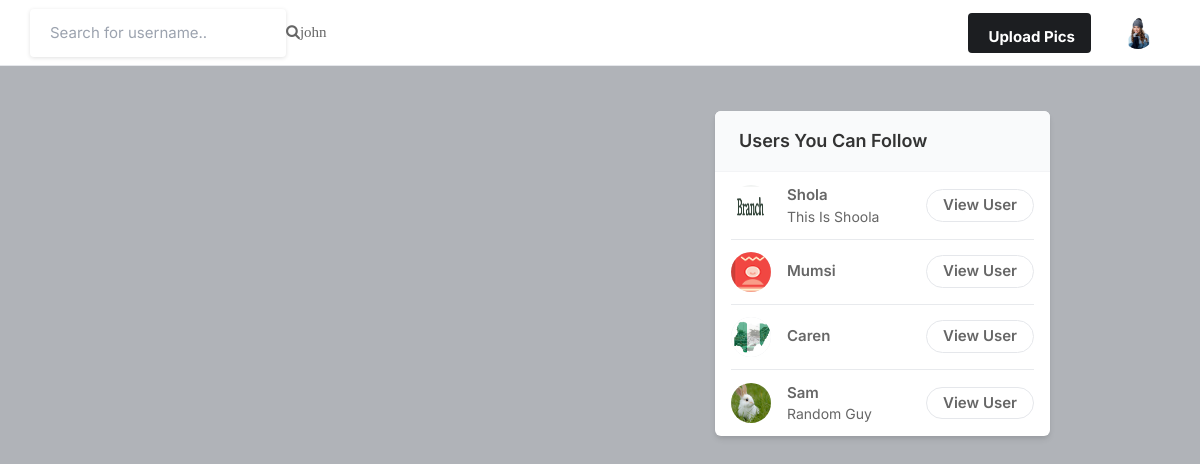
The page / (signed in) on the database its author committed.
### core/models.py (models this page shows)
class profile(models.Model):
    user = models.ForeignKey(User, on_delete=models.CASCADE)
    id_user = models.IntegerField()
    bio = models.TextField(blank=True)
    profileimg = models.ImageField(upload_to="profile_images", default="book-icon.png")
    location = models.CharField(max_length=100, blank=True)
    def __str__(self):
        return self.user.username

### core/views.py (the view)
# urls.py: path("", views.index, name='index'),
@login_required(login_url='signin')
def index(request):
    user_object = User.objects.get(username = request.user.username)
    user_profile = profile.objects.get(user = user_object)
    user_following_list = []
    feed = []
    user_following = FollowersCount.objects.filter(follower = user_profile)
    for users in user_following:
        user_following_list.append(users)
    for usernames in user_following_list:
        user_object = User.objects.get(username = usernames)
        user_profile = profile.objects.get(user = user_object)
        feed_lists = Post.objects.filter(user = user_profile)
        feed.append(feed_lists)
    feed_list = list(chain(*feed))
    post = Post.objects.all()
    all_users = User.objects.all()
    user_following_all = []
    for user in user_following:
        user_list = User.objects.get(username = user.user)
        user_following_all.append(user_list)
    new_suggestion_list = [x for x in list(all_users) if (x not in list(user_following_all))]
    current_user = User.objects.filter(username = request.user.username)
    final_suggestion_list = [x for x in list(new_suggestion_list) if (x not in list(current_user))]
    random.shuffle(final_suggestion_list)
    username_profile = []
    username_profile_list = []
    for users in final_suggestion_list:
        username_profile.append(users.id)
    for ids in username_profile:
        profile_lists = profile.objects.filter(id_user = ids)
        username_profile_list.append(profile_lists)
    suggestions_username_profile_list = list(chain(*username_profile_list))
    context = {
        'user_profile':user_profile,
        'post': feed_list,
        'suggestions_username_profile_list':suggestions_username_profile_list[:4]
    }
    return render(request, 'index.html', context)

### templates/index.html (shortened to what this page needs)
{% load static %}
<!DOCTYPE html>
<html lang="en">
<head>
    <link rel="stylesheet" href="{% static 'assets/css/icons.css' %}">
    <link rel="stylesheet" href="{% static 'assets/css/uikit.css' %}">
    <link rel="stylesheet" href="{% static 'assets/css/style.css' %}">
    <link rel="stylesheet" href="{% static 'assets/css/tailwind.css' %}">
    <link rel="stylesheet" href="https://cdnjs.cloudflare.com/ajax/libs/font-awesome/4.7.0/css/font-awesome.min.css">
</head>
<body>
    <header>
        <div class="header_inner">
            <form action="/search" method="post">
                <div class="left-side">
                    <input type="text" name="username" placeholder="Search for username..">
                    <button type="submit"><i class="fa fa-search fa-1x">john</i></button>
                </div>
            </form>
            <div class="right-side lg:pr-4">
                <a href="#"
                    class="bg-pink-500 flex font-bold hidden hover:bg-pink-600 hover:text-white inline-block items-center lg:block max-h-10 mr-4 px-4 py-2 rounded shado text-white">
                              Upload Pics
                </a>
                <a href="#">
                    <img src="{{ user_profile.profileimg.url }}" class="header-avatar" alt="">
                </a>
            </div>
        </div>
    </header>
    <div class="container m-auto">
        <div class="lg:flex justify-center lg:space-x-10 lg:space-y-0 space-y-5">
            <div class="space-y-5 flex-shrink-0 lg:w-7/12">
            </div>
            <div class="lg:w-5/12">
                <div class="bg-white  shadow-md rounded-md overflow-hidden">
                    <div class="bg-gray-50  border-b border-gray-100 flex items-baseline justify-between py-4 px-6 ">
                        <h2 class="font-semibold text-lg">Users You Can Follow</h2>
                    </div>
                    <div class="divide-gray-300 divide-gray-50 divide-opacity-50 divide-y px-4 ">
                        {% for sugestion in suggestions_username_profile_list %}
                        <div class="flex items-center justify-between py-3">
                            <div class="flex flex-1 items-center space-x-4">
                                <a href="profile.html">
                                    <img src="{{sugestion.profileimg.url}}"
                                        class="bg-gray-200 rounded-full w-10 h-10">
                                </a>
                                <div class="flex flex-col">
                                    <span class="block capitalize font-semibold"> {{sugestion.user}} </span>
                                    <span class="block capitalize text-sm"> {{sugestion.bio }} </span>
                                </div>
                            </div>
                            <a href="/userProfile/{{sugestion.user}}"
                                class="border border-gray-200 font-semibold px-4 py-1 rounded-full hover:bg-pink-600 hover:text-white hover:border-pink-600 ">
                                View User </a>
                        </div>
                        {% endfor %}
                    </div>
                </div>
            </div>
        </div>
    </div>
</body>
</html>

### static/assets/css/style.css (style rules this page uses)
body { background-color: #B0B3B8!important; }
button { vertical-align: middle; }
input { height: 48px; line-height: 48px; padding: 0 20px; outline: none; font-size: 15px; color: #808080; max-width: 100%; width: 100%; -webkit-box-sizing: border-box; box-sizing: border-box; display: block; font-weight: 400; opacity: 1; border-radius: 4px; border: none; -webkit-box-shadow: 0 1px 4px 0px rgba(0, 0, 0, 0.12); box-shadow: 0 1px 4px 0px rgba(0, 0, 0, 0.12); }
input[type="text"], input[type="password"], input[type="email"], input[type="number"] { height: 48px; line-height: 48px; padding: 0 20px; outline: none; font-size: 15px; color: #808080; max-width: 100%; width: 100%; -webkit-box-sizing: border-box; box-sizing: border-box; display: block; font-weight: 400; opacity: 1; border-radius: 4px; border: none; -webkit-box-shadow: 0 1px 4px 0px rgba(0, 0, 0, 0.12); box-shadow: 0 1px 4px 0px rgba(0, 0, 0, 0.12); }
input { -webkit-transition: all 0.1s ease-in-out; transition: all 0.1s ease-in-out; }
::placeholder { color: #808080; opacity: 1; }
button { border: none; margin: 0; padding: 0; width: auto; overflow: visible; background: transparent; color: inherit; font: inherit; line-height: normal; cursor: pointer; }
a { color: #be185d; -webkit-transition: 0.3s; transition: 0.3s; outline: none !important; }
button { outline: none !important; }
img { max-width: 100%; }
body { color: #666; font-size: 15px; line-height: 27px; background-color: #f0f2f5; font-family: "Inter", sans-serif; text-transform: none; }
h1, h2, h3, h4, h5, h6 { font-family: "Inter", sans-serif; text-transform: none; }
input[type="text"], input[type="password"], input[type="email"] { font-family: "Inter", sans-serif; text-transform: none; }
button, body .pac-container { font-family: "Inter", sans-serif; text-transform: none; }
h1, h2, h3, h4, h5, h6 { color: #333; font-weight: 500; margin: 0; padding: 0; }
h2 { font-size: 26px; }
@media (min-width: 1024px) { .container { max-width: 900px !important; padding-top: 45px; } }
header { background-color: #fff; left: 0; right: 0; top: 0; z-index: 99; height: 66px; display: -webkit-box; display: -ms-flexbox; display: flex; -webkit-box-align: center; -ms-flex-align: center; align-items: center; border-bottom: 1px solid #e5e7eb; }
header .header_inner { display: -webkit-box; display: -ms-flexbox; display: flex; -webkit-box-align: center; -ms-flex-align: center; align-items: center; max-width: 1090px; margin: auto; width: 100%; max-width: 100% !important; padding: 0 30px; }
header .header_inner .left-side { display: -webkit-box; display: -ms-flexbox; display: flex; -webkit-box-align: center; -ms-flex-align: center; align-items: center; }
header .header_inner .right-side { display: -webkit-box; display: -ms-flexbox; display: flex; -webkit-box-align: center; -ms-flex-align: center; align-items: center; -webkit-box-pack: end; -ms-flex-pack: end; justify-content: flex-end; margin-left: auto; }
header .header_inner .right-side .header-avatar { width: 32px; height: 32px; border-radius: 100%; margin-left: 15px; }

### rows shown on the page
profile: profileimg (picture)
profile: profileimg (picture), user "Shola", bio "This Is Shoola"
profile: profileimg (picture), user "Mumsi"
profile: profileimg (picture), user "Caren"
profile: profileimg (picture), user "Sam", bio "Random Guy"
